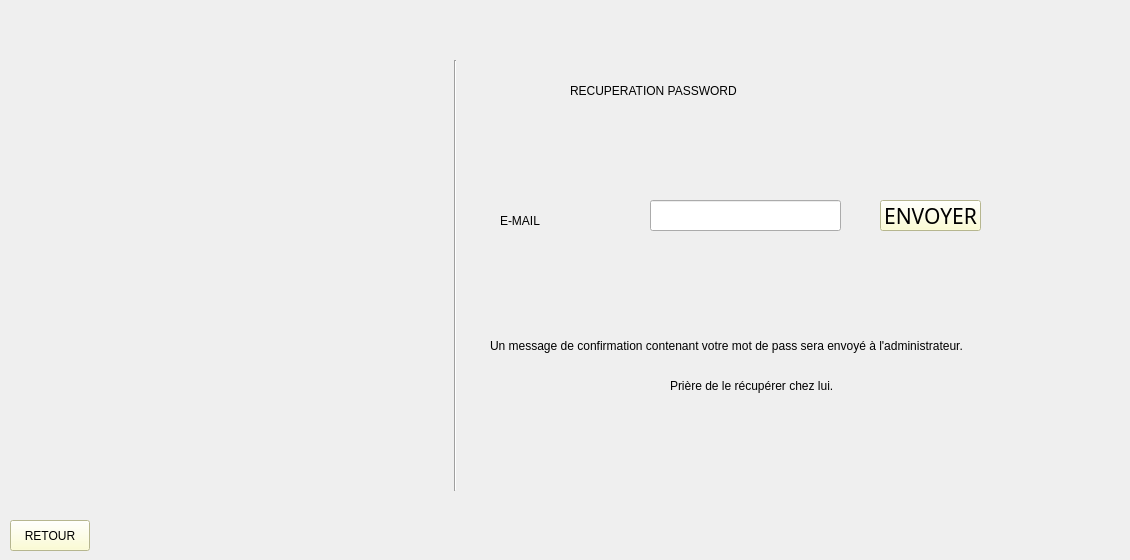
      <widget class="QWidget" name="page_7">
       <widget class="QPushButton" name="pushButton_retourInscription">
        <property name="geometry">
         <rect>
          <x>10</x>
          <y>520</y>
          <width>80</width>
          <height>31</height>
         </rect>
        </property>
        <property name="styleSheet">
         <string notr="true">background-color: rgb(255,255,200);
font: 14pt &quot;Gabriola&quot;;</string>
        </property>
        <property name="text">
         <string>RETOUR</string>
        </property>
       </widget>
       <widget class="Line" name="line_7">
        <property name="geometry">
         <rect>
          <x>440</x>
          <y>60</y>
          <width>31</width>
          <height>431</height>
         </rect>
        </property>
        <property name="styleSheet">
         <string notr="true">font: 26pt &quot;MS Shell Dlg 2&quot;;</string>
        </property>
        <property name="orientation">
         <enum>Qt::Vertical</enum>
        </property>
       </widget>
       <widget class="QLabel" name="label_15">
        <property name="geometry">
         <rect>
          <x>-140</x>
          <y>60</y>
          <width>551</width>
          <height>421</height>
         </rect>
        </property>
        <property name="text">
         <string/>
        </property>
        <property name="pixmap">
         <pixmap>logog.png</pixmap>
        </property>
       </widget>
       <widget class="QLineEdit" name="lineEdit_id_connexion_2">
        <property name="geometry">
         <rect>
          <x>650</x>
          <y>200</y>
          <width>191</width>
          <height>31</height>
         </rect>
        </property>
       </widget>
       <widget class="QLabel" name="label_7">
        <property name="geometry">
         <rect>
          <x>570</x>
          <y>70</y>
          <width>481</width>
          <height>41</height>
         </rect>
        </property>
        <property name="styleSheet">
         <string notr="true">font: 30pt &quot;Gabriola&quot;;</string>
        </property>
        <property name="text">
         <string>RECUPERATION PASSWORD</string>
        </property>
       </widget>
       <widget class="QPushButton" name="pushButton_3">
        <property name="geometry">
         <rect>
          <x>880</x>
          <y>200</y>
          <width>101</width>
          <height>31</height>
         </rect>
        </property>
        <property name="font">
         <font>
          <family>Gabriola</family>
          <pointsize>16</pointsize>
         </font>
        </property>
        <property name="cursor">
         <cursorShape>PointingHandCursor</cursorShape>
        </property>
        <property name="styleSheet">
         <string notr="true">background-color: rgb(255,255,200);
selection-background-color: rgb(170, 0, 0);
border-left-color: rgb(255, 170, 127);
color: rgb(0, 0, 0);</string>
        </property>
        <property name="text">
         <string>ENVOYER</string>
        </property>
        <property name="icon">
         <iconset theme="ajouter">
          <normaloff>.</normaloff>.</iconset>
        </property>
       </widget>
       <widget class="QLabel" name="label_12">
        <property name="geometry">
         <rect>
          <x>500</x>
          <y>200</y>
          <width>131</width>
          <height>41</height>
         </rect>
        </property>
        <property name="styleSheet">
         <string notr="true">font: 30pt &quot;Gabriola&quot;;</string>
        </property>
        <property name="text">
         <string>E-MAIL</string>
        </property>
       </widget>
       <widget class="QLabel" name="label_52">
        <property name="geometry">
         <rect>
          <x>490</x>
          <y>320</y>
          <width>631</width>
          <height>51</height>
         </rect>
        </property>
        <property name="styleSheet">
         <string notr="true">font: 14pt &quot;Gabriola&quot;;</string>
        </property>
        <property name="text">
         <string>Un message de confirmation contenant votre mot de pass sera envoyé à l'administrateur.</string>
        </property>
       </widget>
       <widget class="QLabel" name="label_53">
        <property name="geometry">
         <rect>
          <x>670</x>
          <y>360</y>
          <width>231</width>
          <height>51</height>
         </rect>
        </property>
        <property name="styleSheet">
         <string notr="true">font: 14pt &quot;Gabriola&quot;;</string>
        </property>
        <property name="text">
         <string>Prière de le récupérer chez lui.</string>
        </property>
       </widget>
      </widget>
